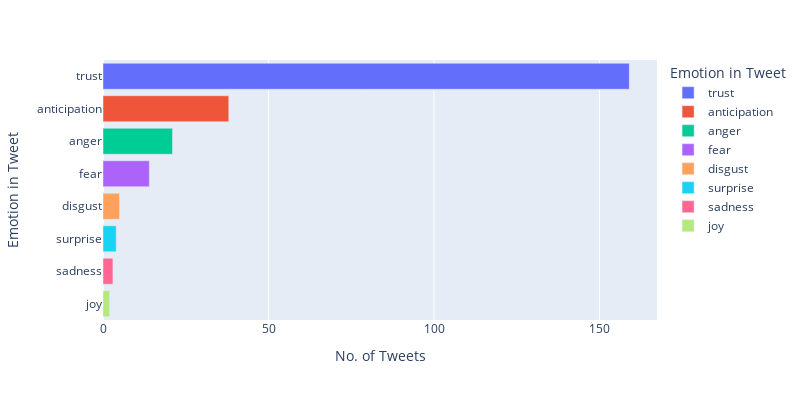

The code cell stored with this chart in its notebook:
### Code cell
emo_freq = pd.Series(all_emo_df_final['Emotion'].value_counts()).to_dict()
#emo_freq.sort_values()[-10:].plot(kind = 'barh')
emotion_df = pd.DataFrame.from_dict(emo_freq, orient='index')
emotion_df = emotion_df.reset_index()
emotion_df = emotion_df.rename(columns={'index' : 'Emotion in Tweet' , 0: 'No. of Tweets'})
emotion_df = emotion_df.sort_values(by=['No. of Tweets'], ascending=False)
import plotly.express as px
fig = px.bar(emotion_df, x='No. of Tweets', y='Emotion in Tweet', color = 'Emotion in Tweet', orientation='h', width = 800, height = 400)
fig.show()

### Figure 1 — Plotly figure (JSON) as saved in the notebook; plotly's stock layout.template omitted (floating-point values rounded to 4 significant figures)
{"data": [{"alignmentgroup": "True", "hovertemplate": "Emotion in Tweet=%{y}<br>No. of Tweets=%{x}<extra></extra>", "legendgroup": "trust", "marker": {"color": "#636efa"}, "name": "trust", "offsetgroup": "trust", "orientation": "h", "showlegend": true, "textposition": "auto", "type": "bar", "x": [159], "xaxis": "x", "y": ["trust"], "yaxis": "y"}, {"alignmentgroup": "True", "hovertemplate": "Emotion in Tweet=%{y}<br>No. of Tweets=%{x}<extra></extra>", "legendgroup": "anticipation", "marker": {"color": "#EF553B"}, "name": "anticipation", "offsetgroup": "anticipation", "orientation": "h", "showlegend": true, "textposition": "auto", "type": "bar", "x": [38], "xaxis": "x", "y": ["anticipation"], "yaxis": "y"}, {"alignmentgroup": "True", "hovertemplate": "Emotion in Tweet=%{y}<br>No. of Tweets=%{x}<extra></extra>", "legendgroup": "anger", "marker": {"color": "#00cc96"}, "name": "anger", "offsetgroup": "anger", "orientation": "h", "showlegend": true, "textposition": "auto", "type": "bar", "x": [21], "xaxis": "x", "y": ["anger"], "yaxis": "y"}, {"alignmentgroup": "True", "hovertemplate": "Emotion in Tweet=%{y}<br>No. of Tweets=%{x}<extra></extra>", "legendgroup": "fear", "marker": {"color": "#ab63fa"}, "name": "fear", "offsetgroup": "fear", "orientation": "h", "showlegend": true, "textposition": "auto", "type": "bar", "x": [14], "xaxis": "x", "y": ["fear"], "yaxis": "y"}, {"alignmentgroup": "True", "hovertemplate": "Emotion in Tweet=%{y}<br>No. of Tweets=%{x}<extra></extra>", "legendgroup": "disgust", "marker": {"color": "#FFA15A"}, "name": "disgust", "offsetgroup": "disgust", "orientation": "h", "showlegend": true, "textposition": "auto", "type": "bar", "x": [5], "xaxis": "x", "y": ["disgust"], "yaxis": "y"}, {"alignmentgroup": "True", "hovertemplate": "Emotion in Tweet=%{y}<br>No. of Tweets=%{x}<extra></extra>", "legendgroup": "surprise", "marker": {"color": "#19d3f3"}, "name": "surprise", "offsetgroup": "surprise", "orientation": "h", "showlegend": true, "textposition": "auto", "type": "bar", "x": [4], "xaxis": "x", "y": ["surprise"], "yaxis": "y"}, {"alignmentgroup": "True", "hovertemplate": "Emotion in Tweet=%{y}<br>No. of Tweets=%{x}<extra></extra>", "legendgroup": "sadness", "marker": {"color": "#FF6692"}, "name": "sadness", "offsetgroup": "sadness", "orientation": "h", "showlegend": true, "textposition": "auto", "type": "bar", "x": [3], "xaxis": "x", "y": ["sadness"], "yaxis": "y"}, {"alignmentgroup": "True", "hovertemplate": "Emotion in Tweet=%{y}<br>No. of Tweets=%{x}<extra></extra>", "legendgroup": "joy", "marker": {"color": "#B6E880"}, "name": "joy", "offsetgroup": "joy", "orientation": "h", "showlegend": true, "textposition": "auto", "type": "bar", "x": [2], "xaxis": "x", "y": ["joy"], "yaxis": "y"}], "layout": {"barmode": "relative", "height": 400, "legend": {"title": {"text": "Emotion in Tweet"}, "tracegroupgap": 0}, "margin": {"t": 60}, "width": 800, "xaxis": {"anchor": "y", "domain": [0, 1], "title": {"text": "No. of Tweets"}}, "yaxis": {"anchor": "x", "categoryarray": ["joy", "sadness", "surprise", "disgust", "fear", "anger", "anticipation", "trust"], "categoryorder": "array", "domain": [0, 1], "title": {"text": "Emotion in Tweet"}}}}
